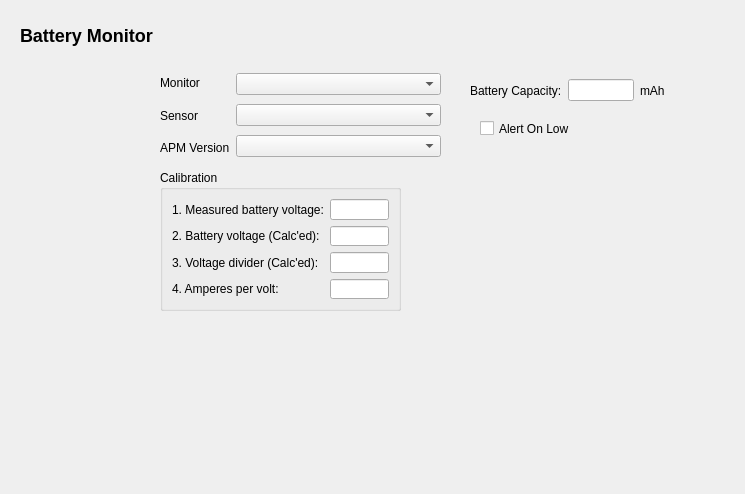
<?xml version="1.0" encoding="UTF-8"?>
<ui version="4.0">
 <class>BatteryMonitorConfig</class>
 <widget class="QWidget" name="BatteryMonitorConfig">
  <property name="geometry">
   <rect>
    <x>0</x>
    <y>0</y>
    <width>745</width>
    <height>494</height>
   </rect>
  </property>
  <property name="windowTitle">
   <string>Form</string>
  </property>
  <widget class="QLabel" name="label">
   <property name="geometry">
    <rect>
     <x>20</x>
     <y>20</y>
     <width>141</width>
     <height>31</height>
    </rect>
   </property>
   <property name="text">
    <string>&lt;h2&gt;Battery Monitor&lt;/h2&gt;</string>
   </property>
   <property name="scaledContents">
    <bool>false</bool>
   </property>
  </widget>
  <widget class="QLabel" name="label_2">
   <property name="geometry">
    <rect>
     <x>10</x>
     <y>70</y>
     <width>141</width>
     <height>51</height>
    </rect>
   </property>
   <property name="text">
    <string/>
   </property>
   <property name="pixmap">
    <pixmap resource="../../../qgroundcontrol.qrc">:/files/images/devices/BR-APMPWRDEAN-2.jpg</pixmap>
   </property>
   <property name="scaledContents">
    <bool>true</bool>
   </property>
  </widget>
  <widget class="QCheckBox" name="alertOnLowCheckBox">
   <property name="geometry">
    <rect>
     <x>480</x>
     <y>120</y>
     <width>91</width>
     <height>17</height>
    </rect>
   </property>
   <property name="text">
    <string>Alert On Low</string>
   </property>
  </widget>
  <widget class="QGroupBox" name="groupBox">
   <property name="geometry">
    <rect>
     <x>160</x>
     <y>170</y>
     <width>241</width>
     <height>141</height>
    </rect>
   </property>
   <property name="title">
    <string>Calibration</string>
   </property>
   <layout class="QHBoxLayout" name="horizontalLayout_2">
    <item>
     <layout class="QHBoxLayout" name="horizontalLayout">
      <item>
       <layout class="QVBoxLayout" name="verticalLayout_2">
        <item>
         <widget class="QLabel" name="label_9">
          <property name="text">
           <string>1. Measured battery voltage:</string>
          </property>
         </widget>
        </item>
        <item>
         <widget class="QLabel" name="label_8">
          <property name="text">
           <string>2. Battery voltage (Calc'ed):</string>
          </property>
         </widget>
        </item>
        <item>
         <widget class="QLabel" name="label_10">
          <property name="text">
           <string>3. Voltage divider (Calc'ed):</string>
          </property>
         </widget>
        </item>
        <item>
         <widget class="QLabel" name="label_11">
          <property name="text">
           <string>4. Amperes per volt:</string>
          </property>
         </widget>
        </item>
       </layout>
      </item>
      <item>
       <layout class="QVBoxLayout" name="verticalLayout">
        <item>
         <widget class="QLineEdit" name="measuredVoltsLineEdit">
          <property name="readOnly">
           <bool>false</bool>
          </property>
         </widget>
        </item>
        <item>
         <widget class="QLineEdit" name="calcVoltsLineEdit">
          <property name="readOnly">
           <bool>false</bool>
          </property>
         </widget>
        </item>
        <item>
         <widget class="QLineEdit" name="calcDividerLineEdit">
          <property name="readOnly">
           <bool>false</bool>
          </property>
         </widget>
        </item>
        <item>
         <widget class="QLineEdit" name="ampsPerVoltsLineEdit">
          <property name="readOnly">
           <bool>false</bool>
          </property>
         </widget>
        </item>
       </layout>
      </item>
     </layout>
    </item>
   </layout>
  </widget>
  <widget class="QWidget" name="horizontalLayoutWidget_2">
   <property name="geometry">
    <rect>
     <x>160</x>
     <y>70</y>
     <width>281</width>
     <height>91</height>
    </rect>
   </property>
   <layout class="QHBoxLayout" name="horizontalLayout_3" stretch="0,1">
    <item>
     <layout class="QVBoxLayout" name="verticalLayout_4">
      <item>
       <widget class="QLabel" name="label_3">
        <property name="text">
         <string>Monitor</string>
        </property>
       </widget>
      </item>
      <item>
       <widget class="QLabel" name="label_4">
        <property name="text">
         <string>Sensor</string>
        </property>
       </widget>
      </item>
      <item>
       <widget class="QLabel" name="label_5">
        <property name="text">
         <string>APM Version</string>
        </property>
       </widget>
      </item>
     </layout>
    </item>
    <item>
     <layout class="QVBoxLayout" name="verticalLayout_3">
      <item>
       <widget class="QComboBox" name="monitorComboBox"/>
      </item>
      <item>
       <widget class="QComboBox" name="sensorComboBox"/>
      </item>
      <item>
       <widget class="QComboBox" name="apmVerComboBox"/>
      </item>
     </layout>
    </item>
   </layout>
  </widget>
  <widget class="QWidget" name="horizontalLayoutWidget_3">
   <property name="geometry">
    <rect>
     <x>470</x>
     <y>70</y>
     <width>195</width>
     <height>41</height>
    </rect>
   </property>
   <layout class="QHBoxLayout" name="horizontalLayout_4">
    <item>
     <widget class="QLabel" name="label_13">
      <property name="text">
       <string>Battery Capacity:</string>
      </property>
     </widget>
    </item>
    <item>
     <widget class="QLineEdit" name="battCapacityLineEdit"/>
    </item>
    <item>
     <widget class="QLabel" name="label_12">
      <property name="text">
       <string>mAh</string>
      </property>
     </widget>
    </item>
   </layout>
  </widget>
 </widget>
 <resources>
  <include location="../../../qgroundcontrol.qrc"/>
 </resources>
 <connections/>
</ui>
